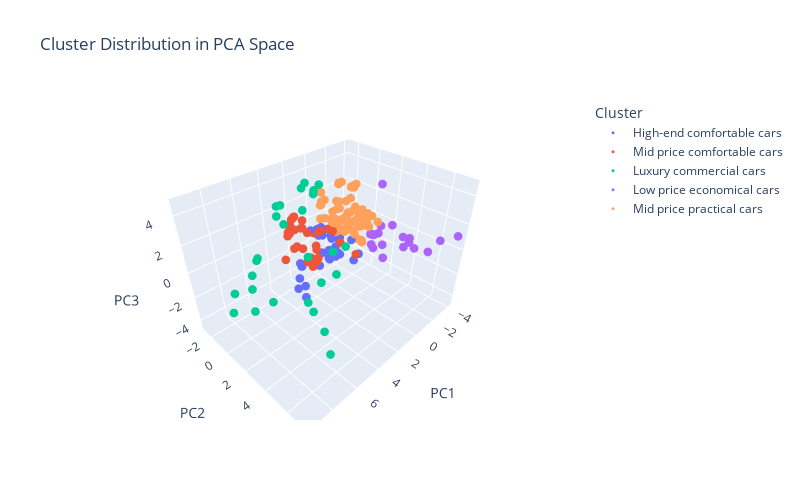

Here is the notebook cell this chart was saved with:
### Markdown cell above
### PCA visualization

### Code cell
import pandas as pd

import plotly.express as px

# Create a DataFrame for visualization
pca_df = pd.DataFrame(
    df_pca, 
    columns=[f'PC{i+1}' for i in range(df_pca.shape[1])]
)
pca_df['Cluster'] = df_cluster['cluster']

# Create 3D scatter plot
fig = px.scatter_3d(
    pca_df,
    x='PC1',
    y='PC2',
    z='PC3',
    color='Cluster',
    title='Cluster Distribution in PCA Space',
)

fig.update_traces(marker_size = 3)
# Update layout
fig.update_layout(
    scene=dict(
        xaxis_title='PC1',
        yaxis_title='PC2',
        zaxis_title='PC3'
    ),
    width=800,
    height=500,
    showlegend=True
)

# Show the plot
fig.show()
